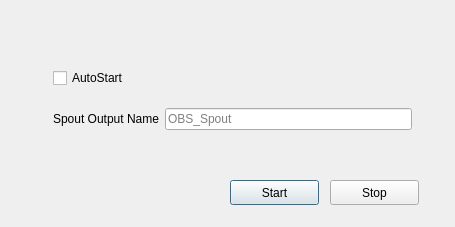
<?xml version="1.0" encoding="UTF-8"?>
<ui version="4.0">
	<class>win_spout_output_settings</class>
	<widget class="QDialog" name="win_spout_output_settings">
		<property name="windowModality">
			<enum>Qt::NonModal</enum>
		</property>
		<property name="geometry">
			<rect>
				<x>0</x>
				<y>0</y>
				<width>455</width>
				<height>227</height>
			</rect>
		</property>
		<property name="windowTitle">
			<string>Win Spout Output Settings</string>
		</property>
		<widget class="QPushButton" name="pushButton_start">
			<property name="geometry">
				<rect>
					<x>230</x>
					<y>180</y>
					<width>89</width>
					<height>25</height>
				</rect>
			</property>
			<property name="text">
				<string>Start</string>
			</property>
		</widget>
		<widget class="QPushButton" name="pushButton_stop">
			<property name="geometry">
				<rect>
					<x>330</x>
					<y>180</y>
					<width>89</width>
					<height>25</height>
				</rect>
			</property>
			<property name="text">
				<string>Stop</string>
			</property>
		</widget>
		<widget class="QWidget" name="">
			<property name="geometry">
				<rect>
					<x>42</x>
					<y>43</y>
					<width>381</width>
					<height>114</height>
				</rect>
			</property>
			<layout class="QVBoxLayout" name="verticalLayout_3">
				<item>
					<widget class="QCheckBox" name="checkBox_auto">
						<property name="text">
							<string>AutoStart</string>
						</property>
					</widget>
				</item>
				<item>
					<layout class="QHBoxLayout" name="horizontalLayout">
						<item>
							<layout class="QVBoxLayout" name="verticalLayout_2">
								<item>
									<widget class="QLabel" name="label_spoutname">
										<property name="text">
											<string>Spout Output Name</string>
										</property>
									</widget>
								</item>
							</layout>
						</item>
						<item>
							<layout class="QVBoxLayout" name="verticalLayout">
								<item>
									<widget class="QLineEdit" name="lineEdit_spoutname">
										<property name="placeholderText">
											<string>OBS_Spout</string>
										</property>
									</widget>
								</item>
							</layout>
						</item>
					</layout>
				</item>
			</layout>
		</widget>
	</widget>
	<layoutdefault spacing="6" margin="11" />
	<resources />
	<connections />
</ui>
